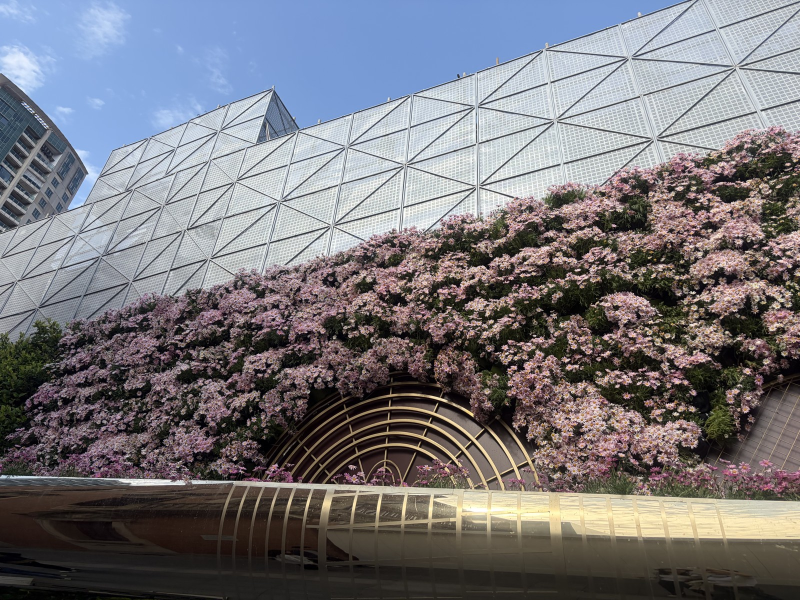
#> input picture a1/assets/default_image.jpg, 1600 x 1200 px (shown at 1/2 size)
$ python image_color_interpolation.py --input ../assets/default_image.jpg --output out
#> lines starting #> are read from the running program, lines starting #| are printed output that depends on the picture; after the words box and inside, x2 and y2 are one past the last pixel; in counts of white or black regions, pixels touching at a corner belong together
"""Color space channel extraction and image interpolation demo.

This script is written for the "Vibe Coding: color space and interpolation"
assignment.  It uses OpenCV for image I/O while keeping the core RGB->HSV,
nearest-neighbor interpolation, and bilinear interpolation algorithms explicit
in Python/Numpy so the implementation is easy to inspect.
"""

from __future__ import annotations

import argparse
import math
from pathlib import Path

import cv2
import matplotlib

matplotlib.use("Agg")

import matplotlib.pyplot as plt
import numpy as np


def ensure_dir(path: Path) -> Path:
    path.mkdir(parents=True, exist_ok=True)
    return path


def read_rgb_image(path: Path) -> np.ndarray:
    bgr = cv2.imread(str(path), cv2.IMREAD_COLOR)
    if bgr is None:
        raise FileNotFoundError(f"Cannot read image: {path}")
    return cv2.cvtColor(bgr, cv2.COLOR_BGR2RGB)


def write_rgb_image(path: Path, rgb: np.ndarray) -> None:
    ensure_dir(path.parent)
    rgb_u8 = np.clip(rgb, 0, 255).astype(np.uint8)
    cv2.imwrite(str(path), cv2.cvtColor(rgb_u8, cv2.COLOR_RGB2BGR))


def normalize_to_u8(channel: np.ndarray) -> np.ndarray:
    channel = channel.astype(np.float32)
    min_value = float(channel.min())
    max_value = float(channel.max())
    if max_value - min_value < 1e-6:
        return np.zeros(channel.shape, dtype=np.uint8)
    normalized = (channel - min_value) / (max_value - min_value)
    return np.clip(normalized * 255.0, 0, 255).astype(np.uint8)


def save_gray_channel(path: Path, channel: np.ndarray) -> None:
    ensure_dir(path.parent)
    cv2.imwrite(str(path), normalize_to_u8(channel))


def save_rgb_color_channel(path: Path, rgb: np.ndarray, channel_index: int) -> None:
    isolated = np.zeros_like(rgb)
    isolated[:, :, channel_index] = rgb[:, :, channel_index]
    write_rgb_image(path, isolated)


def rgb_to_hsv_manual(rgb: np.ndarray) -> np.ndarray:
    """Convert RGB uint8 image to HSV uint8 image with H in OpenCV's 0..179 range."""
    rgb_float = rgb.astype(np.float32) / 255.0
    r = rgb_float[:, :, 0]
    g = rgb_float[:, :, 1]
    b = rgb_float[:, :, 2]

    max_c = np.max(rgb_float, axis=2)
    min_c = np.min(rgb_float, axis=2)
    delta = max_c - min_c

    hue = np.zeros_like(max_c)
    mask = delta > 1e-6

    r_is_max = (max_c == r) & mask
    g_is_max = (max_c == g) & mask
    b_is_max = (max_c == b) & mask

    hue[r_is_max] = ((g[r_is_max] - b[r_is_max]) / delta[r_is_max]) % 6.0
    hue[g_is_max] = ((b[g_is_max] - r[g_is_max]) / delta[g_is_max]) + 2.0
    hue[b_is_max] = ((r[b_is_max] - g[b_is_max]) / delta[b_is_max]) + 4.0
    hue_degrees = hue * 60.0

    saturation = np.zeros_like(max_c)
    non_black = max_c > 1e-6
    saturation[non_black] = delta[non_black] / max_c[non_black]
    value = max_c

    hsv = np.zeros_like(rgb, dtype=np.uint8)
    hsv[:, :, 0] = np.clip(hue_degrees / 2.0, 0, 179).astype(np.uint8)
    hsv[:, :, 1] = np.clip(saturation * 255.0, 0, 255).astype(np.uint8)
    hsv[:, :, 2] = np.clip(value * 255.0, 0, 255).astype(np.uint8)
    return hsv


def save_color_space_channels(rgb: np.ndarray, output_dir: Path) -> dict[str, Path]:
    channel_dir = ensure_dir(output_dir / "color_spaces")

    spaces: dict[str, tuple[np.ndarray, tuple[str, ...]]] = {
        "RGB": (rgb, ("R", "G", "B")),
        "HSV_manual": (rgb_to_hsv_manual(rgb), ("H", "S", "V")),
        "YCrCb_cv2": (cv2.cvtColor(rgb, cv2.COLOR_RGB2YCrCb), ("Y", "Cr", "Cb")),
        "Lab_cv2": (cv2.cvtColor(rgb, cv2.COLOR_RGB2LAB), ("L", "a", "b")),
    }

    saved: dict[str, Path] = {}
    for space_name, (space_img, channel_names) in spaces.items():
        for index, channel_name in enumerate(channel_names):
            gray_path = channel_dir / f"{space_name}_{channel_name}_gray.png"
            save_gray_channel(gray_path, space_img[:, :, index])
            saved[f"{space_name}_{channel_name}_gray"] = gray_path

            if space_name == "RGB":
                color_path = channel_dir / f"{space_name}_{channel_name}_color.png"
                save_rgb_color_channel(color_path, rgb, index)
                saved[f"{space_name}_{channel_name}_color"] = color_path

    hsv_visual = cv2.cvtColor(spaces["HSV_manual"][0], cv2.COLOR_HSV2RGB)
    hsv_visual_path = channel_dir / "HSV_manual_visualized_as_RGB.png"
    write_rgb_image(hsv_visual_path, hsv_visual)
    saved["HSV_manual_visualized_as_RGB"] = hsv_visual_path
    return saved


def nearest_resize(image: np.ndarray, new_width: int, new_height: int) -> np.ndarray:
    src_h, src_w = image.shape[:2]
    dst = np.zeros((new_height, new_width, image.shape[2]), dtype=image.dtype)
    x_scale = src_w / new_width
    y_scale = src_h / new_height

    for y in range(new_height):
        src_y = min(int(round((y + 0.5) * y_scale - 0.5)), src_h - 1)
        src_y = max(src_y, 0)
        for x in range(new_width):
            src_x = min(int(round((x + 0.5) * x_scale - 0.5)), src_w - 1)
            src_x = max(src_x, 0)
            dst[y, x] = image[src_y, src_x]
    return dst


def bilinear_resize(image: np.ndarray, new_width: int, new_height: int) -> np.ndarray:
    src_h, src_w = image.shape[:2]
    dst = np.zeros((new_height, new_width, image.shape[2]), dtype=np.float32)
    x_scale = src_w / new_width
    y_scale = src_h / new_height

    for y in range(new_height):
        src_y = (y + 0.5) * y_scale - 0.5
        y0 = int(math.floor(src_y))
        y1 = y0 + 1
        wy = src_y - y0
        y0 = min(max(y0, 0), src_h - 1)
        y1 = min(max(y1, 0), src_h - 1)

        for x in range(new_width):
            src_x = (x + 0.5) * x_scale - 0.5
            x0 = int(math.floor(src_x))
            x1 = x0 + 1
            wx = src_x - x0
            x0 = min(max(x0, 0), src_w - 1)
            x1 = min(max(x1, 0), src_w - 1)

            top = (1.0 - wx) * image[y0, x0] + wx * image[y0, x1]
            bottom = (1.0 - wx) * image[y1, x0] + wx * image[y1, x1]
            dst[y, x] = (1.0 - wy) * top + wy * bottom

    return np.clip(dst, 0, 255).astype(image.dtype)


def sample_nearest(image: np.ndarray, x: float, y: float, background: np.ndarray) -> np.ndarray:
    h, w = image.shape[:2]
    xi = int(round(x))
    yi = int(round(y))
    if xi < 0 or xi >= w or yi < 0 or yi >= h:
        return background
    return image[yi, xi]


def sample_bilinear(image: np.ndarray, x: float, y: float, background: np.ndarray) -> np.ndarray:
    h, w = image.shape[:2]
    if x < 0 or x > w - 1 or y < 0 or y > h - 1:
        return background

    x0 = int(math.floor(x))
    y0 = int(math.floor(y))
    x1 = min(x0 + 1, w - 1)
    y1 = min(y0 + 1, h - 1)
    wx = x - x0
    wy = y - y0

    top = (1.0 - wx) * image[y0, x0].astype(np.float32) + wx * image[y0, x1].astype(np.float32)
    bottom = (1.0 - wx) * image[y1, x0].astype(np.float32) + wx * image[y1, x1].astype(np.float32)
    value = (1.0 - wy) * top + wy * bottom
    return np.clip(value, 0, 255).astype(image.dtype)


def rotate_and_stretch(
    image: np.ndarray,
    angle_degrees: float,
    stretch_x: float,
    stretch_y: float,
    method: str,
) -> np.ndarray:
    src_h, src_w = image.shape[:2]
    out_w = max(1, int(round(src_w * stretch_x)))
    out_h = max(1, int(round(src_h * stretch_y)))
    dst = np.zeros((out_h, out_w, image.shape[2]), dtype=image.dtype)

    src_cx = (src_w - 1) / 2.0
    src_cy = (src_h - 1) / 2.0
    dst_cx = (out_w - 1) / 2.0
    dst_cy = (out_h - 1) / 2.0
    radians = math.radians(angle_degrees)
    cos_a = math.cos(radians)
    sin_a = math.sin(radians)
    background = np.array([245, 245, 245], dtype=image.dtype)

    sampler = sample_nearest if method == "nearest" else sample_bilinear
    for y in range(out_h):
        for x in range(out_w):
            dx = (x - dst_cx) / stretch_x
            dy = (y - dst_cy) / stretch_y
            src_x = cos_a * dx + sin_a * dy + src_cx
            src_y = -sin_a * dx + cos_a * dy + src_cy
            dst[y, x] = sampler(image, src_x, src_y, background)
    return dst


def center_crop_or_pad(image: np.ndarray, target_width: int, target_height: int) -> np.ndarray:
    h, w = image.shape[:2]
    result = np.full((target_height, target_width, image.shape[2]), 245, dtype=image.dtype)

    crop_w = min(w, target_width)
    crop_h = min(h, target_height)
    src_x0 = max((w - crop_w) // 2, 0)
    src_y0 = max((h - crop_h) // 2, 0)
    dst_x0 = max((target_width - crop_w) // 2, 0)
    dst_y0 = max((target_height - crop_h) // 2, 0)

    result[dst_y0 : dst_y0 + crop_h, dst_x0 : dst_x0 + crop_w] = image[
        src_y0 : src_y0 + crop_h, src_x0 : src_x0 + crop_w
    ]
    return result


def save_interpolation_outputs(rgb: np.ndarray, output_dir: Path) -> dict[str, Path]:
    interp_dir = ensure_dir(output_dir / "interpolation")
    h, w = rgb.shape[:2]
    demo = rgb
    max_side = max(h, w)
    if max_side > 360:
        scale = 360 / max_side
        demo = bilinear_resize(rgb, int(round(w * scale)), int(round(h * scale)))
        h, w = demo.shape[:2]

    cases = {
        "nearest_zoom_160": nearest_resize(demo, int(w * 1.6), int(h * 1.6)),
        "bilinear_zoom_160": bilinear_resize(demo, int(w * 1.6), int(h * 1.6)),
        "nearest_shrink_055": nearest_resize(demo, max(1, int(w * 0.55)), max(1, int(h * 0.55))),
        "bilinear_shrink_055": bilinear_resize(demo, max(1, int(w * 0.55)), max(1, int(h * 0.55))),
        "nearest_rotate_stretch": rotate_and_stretch(demo, 25, 1.18, 0.82, "nearest"),
        "bilinear_rotate_stretch": rotate_and_stretch(demo, 25, 1.18, 0.82, "bilinear"),
    }

    saved: dict[str, Path] = {}
    for name, image in cases.items():
        path = interp_dir / f"{name}.png"
        write_rgb_image(path, image)
        saved[name] = path
    return saved


def make_collage(
    images: list[np.ndarray],
    titles: list[str],
    output_path: Path,
    columns: int = 3,
    figure_size: tuple[float, float] = (12, 8),
) -> None:
    ensure_dir(output_path.parent)
    rows = math.ceil(len(images) / columns)
    fig, axes = plt.subplots(rows, columns, figsize=figure_size)
    axes_array = np.array(axes).reshape(-1)
    for axis in axes_array:
        axis.axis("off")

    for axis, image, title in zip(axes_array, images, titles):
        if image.ndim == 2:
            axis.imshow(image, cmap="gray", vmin=0, vmax=255)
        else:
            axis.imshow(image)
        axis.set_title(title, fontsize=11)
        axis.axis("off")

    fig.tight_layout()
    fig.savefig(output_path, dpi=160)
    plt.close(fig)


def load_rgb_or_gray(path: Path) -> np.ndarray:
    image = cv2.imread(str(path), cv2.IMREAD_UNCHANGED)
    if image is None:
        raise FileNotFoundError(path)
    if image.ndim == 2:
        return image
    return cv2.cvtColor(image, cv2.COLOR_BGR2RGB)


def make_screenshots(rgb: np.ndarray, output_dir: Path, saved_paths: dict[str, Path]) -> dict[str, Path]:
    screenshot_dir = ensure_dir(output_dir / "screenshots")

    color_keys = [
        "RGB_R_gray",
        "RGB_G_gray",
        "RGB_B_gray",
        "HSV_manual_H_gray",
        "HSV_manual_S_gray",
        "HSV_manual_V_gray",
        "YCrCb_cv2_Y_gray",
        "YCrCb_cv2_Cr_gray",
        "YCrCb_cv2_Cb_gray",
    ]
    make_collage(
        [load_rgb_or_gray(saved_paths[key]) for key in color_keys],
        ["RGB R", "RGB G", "RGB B", "HSV H", "HSV S", "HSV V", "YCrCb Y", "YCrCb Cr", "YCrCb Cb"],
        screenshot_dir / "color_space_channels.png",
        columns=3,
        figure_size=(11, 10),
    )

    interp_keys = [
        "nearest_zoom_160",
        "bilinear_zoom_160",
        "nearest_shrink_055",
        "bilinear_shrink_055",
        "nearest_rotate_stretch",
        "bilinear_rotate_stretch",
    ]
    interp_images = [load_rgb_or_gray(saved_paths[key]) for key in interp_keys]
    base_h, base_w = rgb.shape[:2]
    view_w = min(480, max(220, base_w))
    view_h = min(340, max(180, base_h))
    interp_images = [center_crop_or_pad(img, view_w, view_h) for img in interp_images]
    make_collage(
        interp_images,
        [
            "Nearest zoom 1.6x",
            "Bilinear zoom 1.6x",
            "Nearest shrink 0.55x",
            "Bilinear shrink 0.55x",
            "Nearest rotate/stretch",
            "Bilinear rotate/stretch",
        ],
        screenshot_dir / "interpolation_results.png",
        columns=2,
        figure_size=(10, 10),
    )

    zoom_nearest = load_rgb_or_gray(saved_paths["nearest_zoom_160"])
    zoom_bilinear = load_rgb_or_gray(saved_paths["bilinear_zoom_160"])
    zh, zw = zoom_nearest.shape[:2]
    crop = (
        zoom_nearest[zh // 3 : zh // 3 + min(160, zh // 2), zw // 3 : zw // 3 + min(220, zw // 2)],
        zoom_bilinear[zh // 3 : zh // 3 + min(160, zh // 2), zw // 3 : zw // 3 + min(220, zw // 2)],
    )
    make_collage(
        [crop[0], crop[1]],
        ["Nearest detail", "Bilinear detail"],
        screenshot_dir / "interpolation_detail_compare.png",
        columns=2,
        figure_size=(8, 4),
    )

    return {
        "color_space_channels": screenshot_dir / "color_space_channels.png",
        "interpolation_results": screenshot_dir / "interpolation_results.png",
        "interpolation_detail_compare": screenshot_dir / "interpolation_detail_compare.png",
    }


def run_demo(input_path: Path, output_dir: Path) -> dict[str, Path]:
    rgb = read_rgb_image(input_path)
#> in read_rgb_image, bgr is the input picture: shape (1200, 1600, 3); mean B, G, R 121.8, 116.8, 118.2
    ensure_dir(output_dir)
    write_rgb_image(output_dir / "input_rgb.png", rgb)

    saved = {}
    saved.update(save_color_space_channels(rgb, output_dir))
#> in rgb_to_hsv_manual, `mask = delta > 1e-6`:
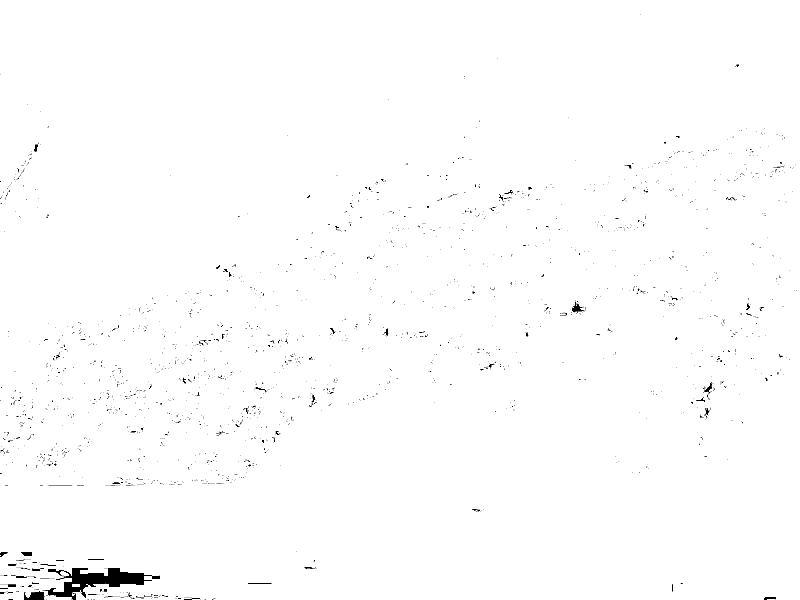
#> mask: shape (1200, 1600) bool (shown at 1/2 size); 99.2% white; 1877 black regions (1799 under 20 px), largest, box (x1, y1, x2, y2) and area: (85, 1136, 320, 1200) 5586, (48, 1182, 90, 1200) 532, (1144, 604, 1168, 627) 244
#> in rgb_to_hsv_manual, `r_is_max = (max_c == r) & mask`: r_is_max: shape (1200, 1600) bool; 52.9% white; 1804 black regions (1273 under 20 px), largest, box (x1, y1, x2, y2) and area: (0, 0, 1600, 917) 769003, (0, 1102, 336, 1200) 12944, (1369, 694, 1480, 871) 8715
#> in rgb_to_hsv_manual, `g_is_max = (max_c == g) & mask`: g_is_max: shape (1200, 1600) bool; 9.4% white; 2406 white regions (1813 under 20 px), largest, box (x1, y1, x2, y2) and area: (0, 634, 127, 900) 16573, (806, 306, 954, 436) 9171, (960, 294, 1284, 429) 8654
#> in rgb_to_hsv_manual, `b_is_max = (max_c == b) & mask`: b_is_max: shape (1200, 1600) bool; 39.5% white; 1797 white regions (1429 under 20 px), largest, box (x1, y1, x2, y2) and area: (0, 0, 1600, 689) 703011, (0, 944, 240, 972) 4164, (0, 1102, 144, 1158) 3916
#> in rgb_to_hsv_manual, `hue[g_is_max] = ((b[g_is_max] - r[g_is_max]) / delta[g_is_max]) + 2.0`:
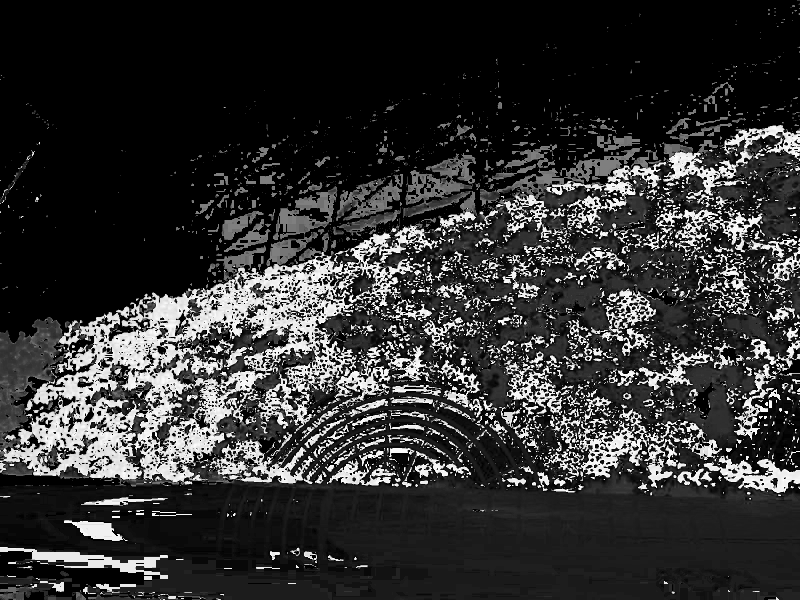
#> hue: shape (1200, 1600) float32 (shown at 1/2 size); min 0, max 5.98, mean 1.18; drawn with min black and max white
#> in rgb_to_hsv_manual, `non_black = max_c > 1e-6`: non_black: shape (1200, 1600) bool; 99.9% white; black in thin lines or dots, all inside (x1, y1, x2, y2) = (1, 353, 1563, 1200)
#> in rgb_to_hsv_manual, `hsv[:, :, 2] = np.clip(value * 255.0, 0, 255).astype(np.uint8)`:
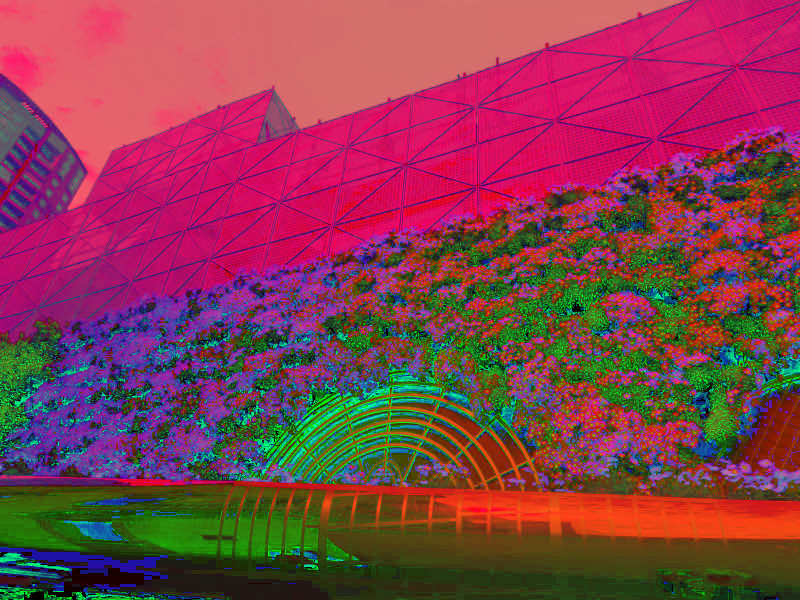
#> hsv: shape (1200, 1600, 3) (shown at 1/2 size); mean of channels 0, 1, 2 76.2, 61.6, 133.1; drawn as B, G, R
#> the loop in save_color_space_channels, `for space_name, (space_img, channel_names) in spaces.items():` made 4 passes
#> (space_name, channel_names) on passes 1 to 4: ('RGB', ('R', 'G', 'B')), ('HSV_manual', ('H', 'S', 'V')), ('YCrCb_cv2', ('Y', 'Cr', 'Cb')), ('Lab_cv2', ('L', 'a', 'b'))
#> pass 1, in write_rgb_image (call 2), `cv2.imwrite(str(path), cv2.cvtColor(rgb_u8, cv2.COLOR_RGB2BGR))`:
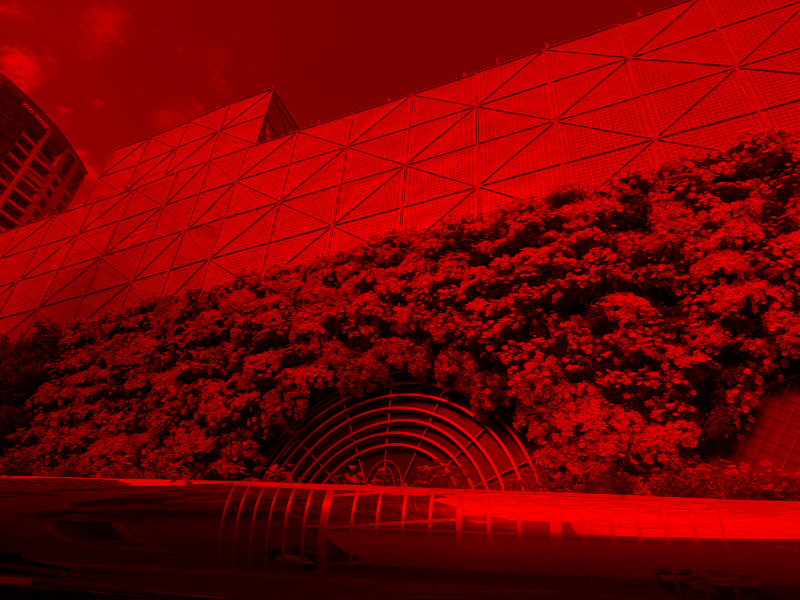
#> saved as RGB_R_color.png: shape (1200, 1600, 3) (shown at 1/2 size); mean B, G, R 0, 0, 118.2
#> after the loop in save_color_space_channels, `for space_name, (space_img, channel_names) in spaces.items():`: saved = 15 items
    saved.update(save_interpolation_outputs(rgb, output_dir))
#> after the loop in nearest_resize, `for y in range(new_height):`:
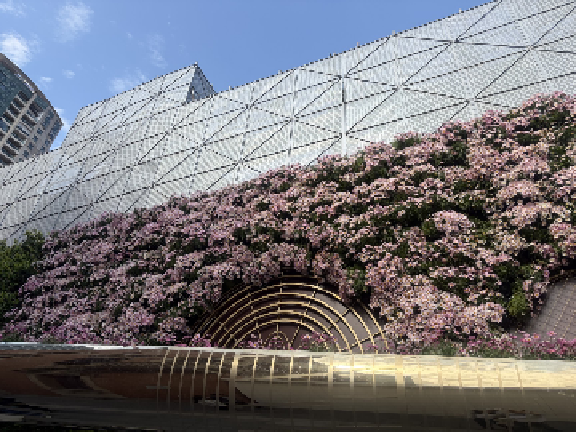
#> dst: shape (432, 576, 3); mean R, G, B 117.8, 116.3, 121.3
#> the loop in bilinear_resize (call 2), `for y in range(new_height):` made 432 passes
#> (src_y, y0, y1, wy) on passes 1 to 3: (-0.188, 0, 0, 0.812), (0.438, 0, 1, 0.438), (1.06, 1, 2, 0.0625)
#> call 2 of rotate_and_stretch, with angle_degrees = 25, stretch_x = 1.18, stretch_y = 0.82, method = 'bilinear'
#> after the loop in rotate_and_stretch (call 2), `for y in range(out_h):`:
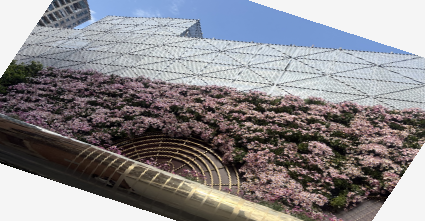
#> dst: shape (221, 425, 3); mean R, G, B 137.1, 134.6, 137.7
#> the loop in save_interpolation_outputs, `for name, image in cases.items():` made 6 passes
#> name on passes 1 to 6: 'nearest_zoom_160', 'bilinear_zoom_160', 'nearest_shrink_055', 'bilinear_shrink_055', 'nearest_rotate_stretch', 'bilinear_rotate_stretch'
    saved.update(make_screenshots(rgb, output_dir, saved))
#> in load_rgb_or_gray (call 9), `image = cv2.imread(str(path), cv2.IMREAD_UNCHANGED)`:
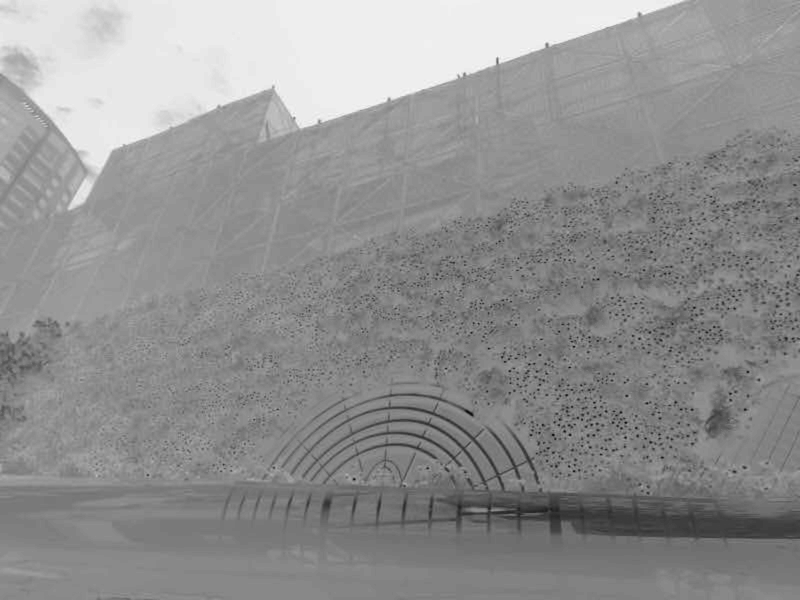
#> image: shape (1200, 1600) (shown at 1/2 size); min 0, max 255, mean 144.8
#> the loop in make_collage, `for axis in axes_array:` made 9 passes
#> the loop in make_collage, `for axis, image, title in zip(axes_array, images, titles):` made 9 passes
#> the loop in make_collage (call 2), `for axis in axes_array:` made 6 passes
#> the loop in make_collage (call 2), `for axis, image, title in zip(axes_array, images, titles):` made 6 passes
#> title on passes 1 to 6: 'Nearest zoom 1.6x', 'Bilinear zoom 1.6x', 'Nearest shrink 0.55x', 'Bilinear shrink 0.55x', 'Nearest rotate/stretch', 'Bilinear rotate/stretch'
    return saved


def parse_args() -> argparse.Namespace:
    parser = argparse.ArgumentParser(description="Color spaces and interpolation assignment demo.")
    parser.add_argument("--input", type=Path, required=True, help="Input image path.")
    parser.add_argument("--output", type=Path, required=True, help="Output directory.")
    return parser.parse_args()


def main() -> None:
    args = parse_args()
    saved = run_demo(args.input, args.output)
    print("Generated files:")
    for key, path in sorted(saved.items()):
        print(f"- {key}: {path}")
#> this loop made 25 passes
#| - HSV_manual_H_gray: out/color_spaces/HSV_manual_H_gray.png
#| - HSV_manual_S_gray: out/color_spaces/HSV_manual_S_gray.png
#| - HSV_manual_V_gray: out/color_spaces/HSV_manual_V_gray.png
#| - HSV_manual_visualized_as_RGB: out/color_spaces/HSV_manual_visualized_as_RGB.png
#| - Lab_cv2_L_gray: out/color_spaces/Lab_cv2_L_gray.png
#| - Lab_cv2_a_gray: out/color_spaces/Lab_cv2_a_gray.png
#| - Lab_cv2_b_gray: out/color_spaces/Lab_cv2_b_gray.png
#| - RGB_B_color: out/color_spaces/RGB_B_color.png
#> (further printed lines are left out)


if __name__ == "__main__":
    main()
